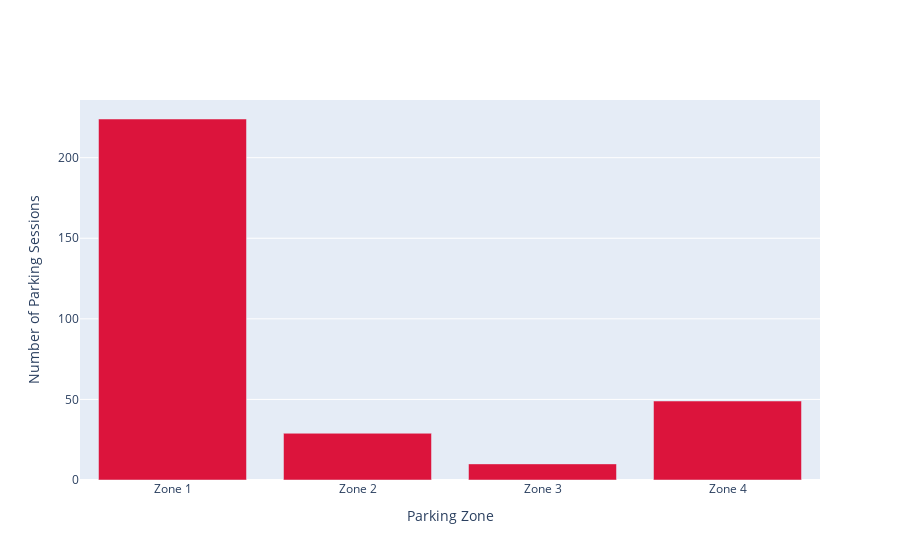

Here is the notebook cell this chart was saved with:
### Markdown cell above
### 4.4. Distribution of parking sessions by parking zones (Class distribution)

### Code cell
plot_bar(data=df1, variable="parking_zone", colour='crimson')

### Figure 1 — Plotly figure (JSON) as saved in the notebook; plotly's stock layout.template omitted (floating-point values rounded to 4 significant figures)
{"data": [{"marker": {"color": "crimson"}, "type": "bar", "x": ["Zone 1", "Zone 2", "Zone 3", "Zone 4"], "y": [224, 29, 10, 49]}], "layout": {"title": {"text": ""}, "xaxis": {"title": {"text": "Parking Zone"}}, "yaxis": {"title": {"text": "Number of Parking Sessions"}}}}
